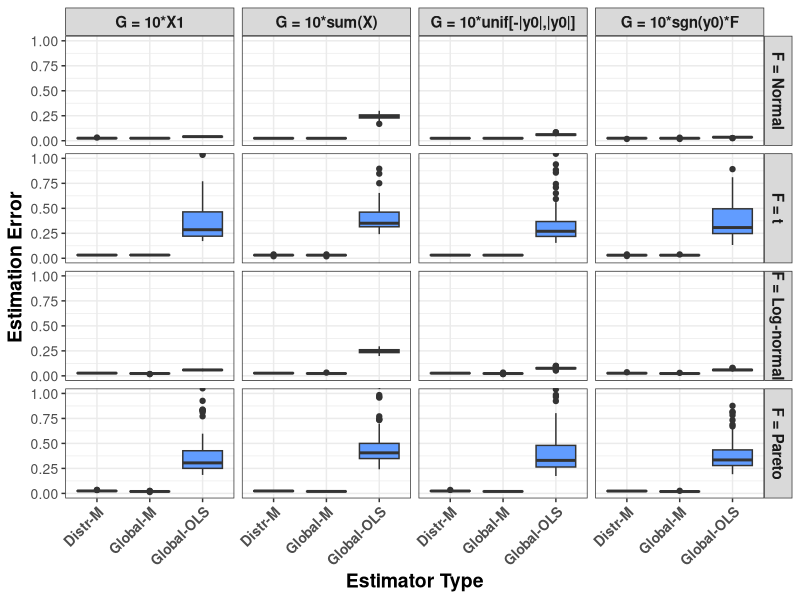
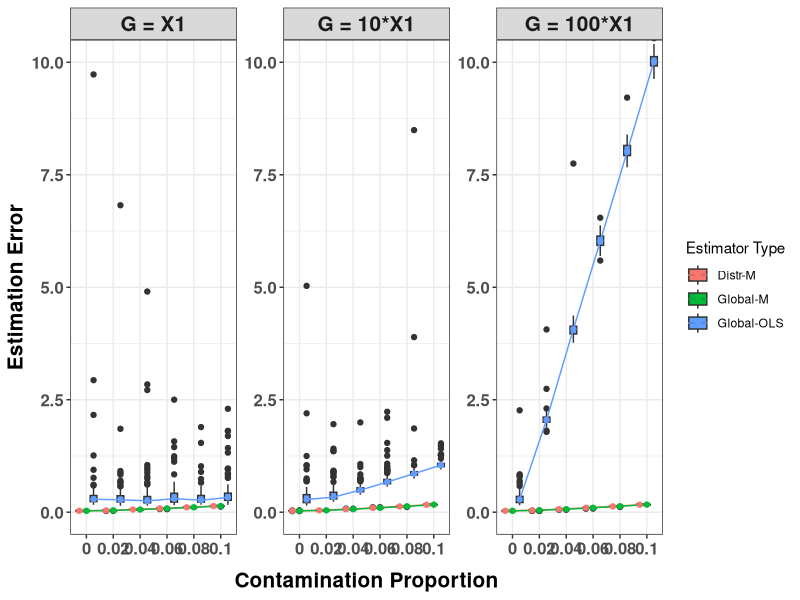
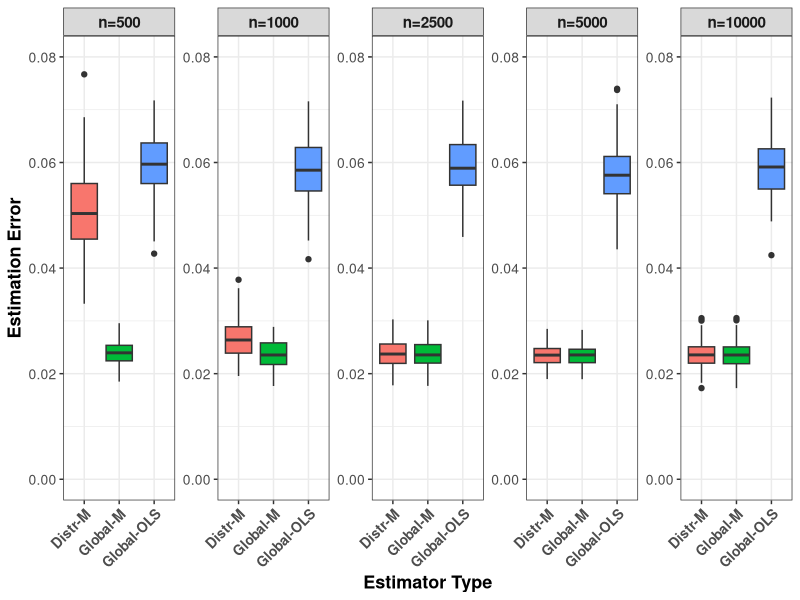
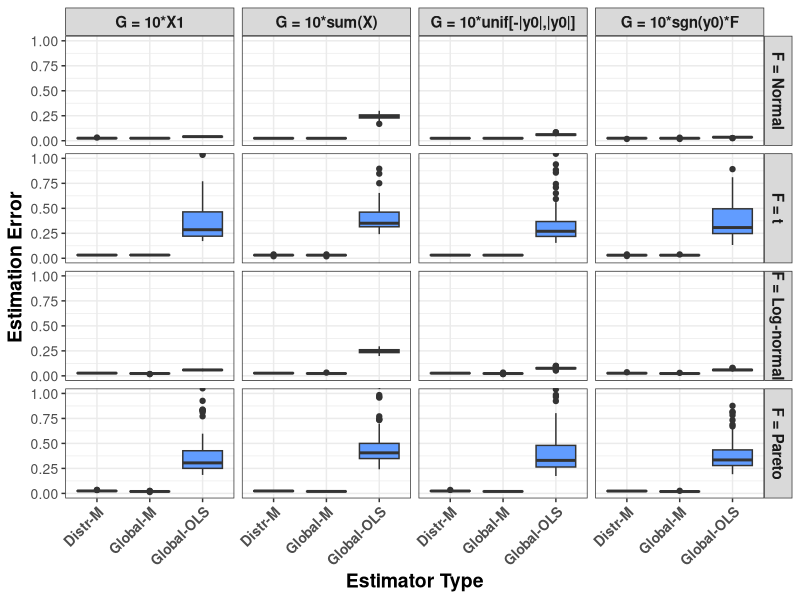
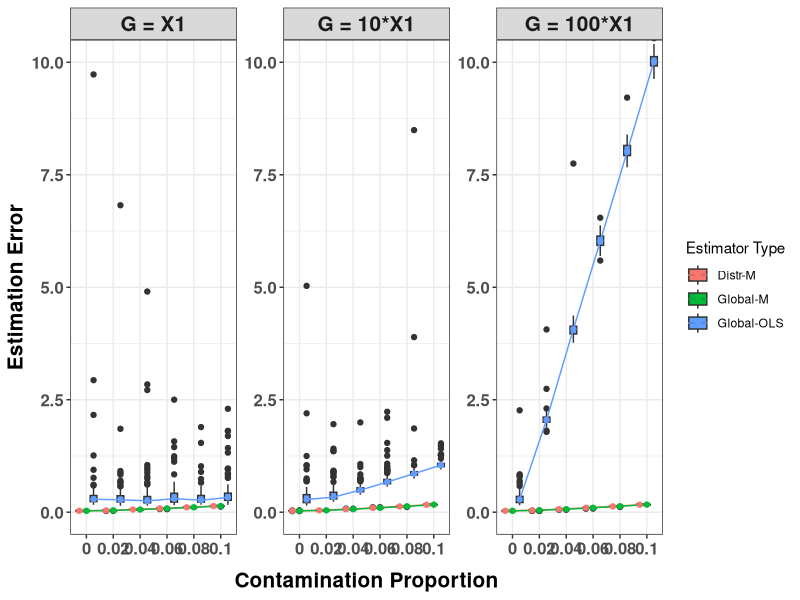
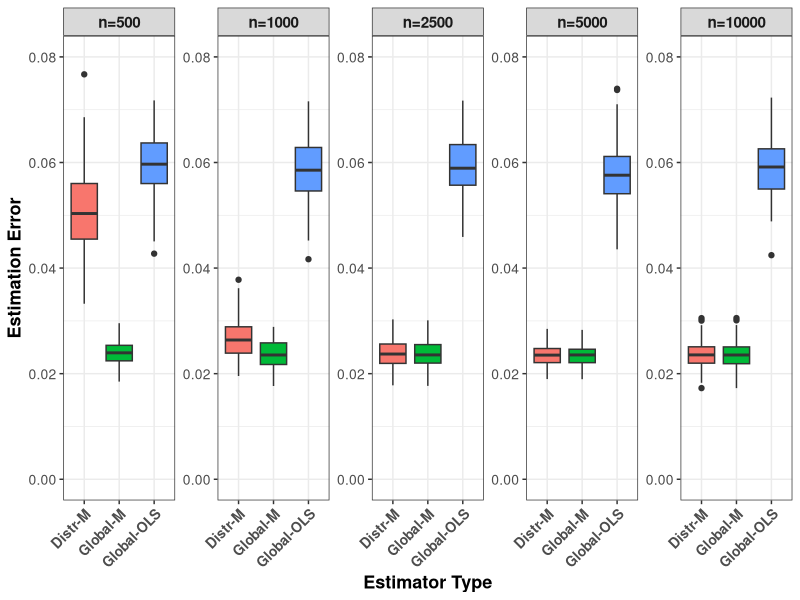

These figures' R source, in order:
## ---- chunk 1
# Load required libraries
library(ggplot2)
library(tidyverse)
library(dplyr)
# Set global chunk options
knitr::opts_chunk$set(echo = TRUE, warning = FALSE, message = FALSE)
## ---- chunk 2
# Load the output CSV
df <- read.csv("results/output_FG.csv")

# Display the first few rows
head(df)

# Convert G to a factor with specific levels for ordered display
df$G_factor <- factor(df$G, levels = c('X1', 'sum(X)', 'unif[-|y0|,|y0|]', 'sgn(y0)*F'))

# Set F to a factor with the desired order of levels
df$F_factor <- factor(df$F, levels = c('normal', 't', 'lognorm', 'pareto'))

# Filter data for the required estimation types
filtered_df <- df %>% 
  filter(type %in% c('ols_global', 'Huber_global', 'Huber_distr_dc'))

# Update labels for F and G to be more descriptive
F_labels <- c(
  'pareto' = "F = Pareto",
  'lognorm' = "F = Log-normal",
  't' = "F = t",
  'normal' = "F = Normal"
)
G_labels <- c(
  'X1' = "G = 10*X1",
  'sum(X)' = "G = 10*sum(X)",
  'unif[-|y0|,|y0|]' = "G = 10*unif[-|y0|,|y0|]",
  'sgn(y0)*F' = "G = 10*sgn(y0)*F"
)


# Plot with a 4x4 grid layout
ggplot(filtered_df, aes(x = type, y = err, fill=type)) +
  geom_boxplot() +
  facet_grid(F_factor ~ G_factor, labeller = labeller(F_factor = F_labels, G_factor = G_labels)) + # Custom labels for F and G
  theme_bw() +
  coord_cartesian(ylim = c(0, 1)) +
  theme(
    axis.text.x = element_text(size = 10, angle = 45, hjust = 1, face = "bold"),  # Increase size for x-axis tick labels
    axis.text.y = element_text(size = 10),  # Increase size for y-axis tick labels
    axis.title.x = element_text(size = 14, face = "bold"),  # Increase x-axis label font size
    axis.title.y = element_text(size = 14, face = "bold"),  # Increase y-axis label font size
    strip.text = element_text(size = 11, face = "bold"),  # Larger, bold subplot titles
  ) +
  labs(x = "Estimator Type", y = "Estimation Error") +
  scale_x_discrete(labels = c('Distr-M', 'Global-M', 'Global-OLS')) + # Label each type
  guides(fill = "none")  # Remove the legend

# Save the plot
ggsave(file = "results/err_FG.pdf", width = 8, height = 8, dpi = 1000)

## ---- chunk 3
# Load the output CSV
df <- read.csv("results/output_epsilon.csv")

# Display the first few rows
head(df)

# Filter data for the required estimation types
filtered_df <- df %>% 
  filter(type %in% c('ols_global', 'Huber_global', 'Huber_distr_dc'))

# Rename methods for readability
colnames(df)[5] <- 'Methods'
df <- df %>% 
  mutate(Methods = str_replace(Methods, "ols_global", "Global-OLS"),
         Methods = str_replace(Methods, "Huber_distr_dc", "Distr-M"),
         Methods = str_replace(Methods, "Huber_global", "Global-M"))

# Convert proportion to factor for proper ordering in plot
df$proportion <- as.factor(df$proportion)

scale_labels <- c(
  '1' = "G = X1",
  '10' = "G = 10*X1",
  '100' = "G = 100*X1"
)


# Plot with boxplots for each estimator type and median lines across contamination proportions
ggplot(df %>% filter(Methods %in% c('Global-OLS', 'Distr-M', 'Global-M')),
       aes(x = proportion, y = err, fill = Methods)) +
  geom_boxplot(position = position_dodge(width = 0.8)) +  # Boxplots with dodge to separate Methods
  stat_summary(fun = median, geom = "line", aes(group = Methods, color = Methods),
               position = position_dodge(width = 0.8)) +  # Median line for each Methods group
  stat_summary(fun = median, geom = "point", aes(group = Methods, color = Methods), 
               position = position_dodge(width = 0.8), size = 1.5) +  # Points on median line
  theme_bw() +
  facet_wrap(~scale, scales = "free", labeller = labeller(scale = scale_labels)) +  # One plot per scale
  coord_cartesian(ylim = c(0, 10)) +
  labs(y = "Estimation Error", x = "Contamination Proportion") +
  theme(
    axis.text.x = element_text(size = 12, face = "bold"),  # Increase size for x-axis tick labels
    axis.text.y = element_text(size = 12, face = "bold"),  # Increase size for y-axis tick labels
    axis.title.x = element_text(size = 15, face = "bold", margin = margin(t = 10)),  # Increase x-axis label font size
    axis.title.y = element_text(size = 15, face = "bold"),  # Increase y-axis label font size
    strip.text = element_text(size = 15, face = "bold"),  # Larger, bold subplot titles
  ) +
  scale_fill_discrete(name = "Estimator Type")  +
  scale_color_discrete(name = "Estimator Type")  # Ensure colors for lines match boxplot fill colors

#+  # Fill color for boxplots by estimator type
#  scale_color_manual(values = c('blue', 'red', 'green'), name = "Methods")  # Line color for each estimator type

# Save the plot
ggsave(file = "results/err_epsilon.pdf",
       width = 12, height = 5, dpi = 1000)

## ---- chunk 4
# Load the output CSV
df <- read.csv("results/output_n.csv")

# Display the first few rows
head(df)

# Filter data for the required estimation types
filtered_df <- df %>% 
  filter(type %in% c('ols_global', 'Huber_global', 'Huber_distr_dc'))

# Update labels for n to be more descriptive
n_labels <- c(
  '500' = "n=500",
  '1000' = "n=1000",
  '2500' = "n=2500",
  '5000' = 'n=5000',
  '10000' = 'n=10000'
)

# Create a plot for the estimation error
df %>%
  filter(type %in% c('ols_global', 'Huber_global', 'Huber_distr_dc') & n != 7500) %>%
  mutate(type = factor(type, levels = c('Huber_distr_dc', 'Huber_global', 'ols_global'), 
                       labels = c('Distr-M', 'Global-M', 'Global-OLS'))) %>%
  ggplot(aes(x = type, y = err, fill = type)) +
  geom_boxplot() +
  facet_wrap(~n, scales = "free_y", ncol = 5, labeller = labeller(n = n_labels)) +  # Set free_y if errors vary widely with n
  theme_bw() +
  coord_cartesian(ylim = c(0, 0.08)) +  # Adjust y-limits as needed
  scale_fill_discrete(name = "Methods") +
  theme(
    axis.text.x = element_text(size = 10, angle = 45, hjust = 1, face = "bold"),  # Increase size for x-axis tick labels, angled for clarity
    axis.text.y = element_text(size = 10),  # Increase size for y-axis tick labels
    axis.title.x = element_text(size = 13, face = "bold"),  # Increase x-axis label font size
    axis.title.y = element_text(size = 13, face = "bold"),  # Increase y-axis label font size
    strip.text = element_text(size = 11, face = "bold"),  # Larger, bold subplot titles
    legend.position = "bottom",  # Place legend at the bottom for a cleaner look
    legend.title = element_text(size = 12),  # Legend title size
    legend.text = element_text(size = 10)    # Legend text size
  ) +
  labs(
    y = "Estimation Error", x = "Estimator Type"
  )+
  guides(fill = "none")  # Remove the legend


# Save the plot
ggsave(file = "results/err_n.pdf", width = 9.5, height = 4, dpi = 1000)

